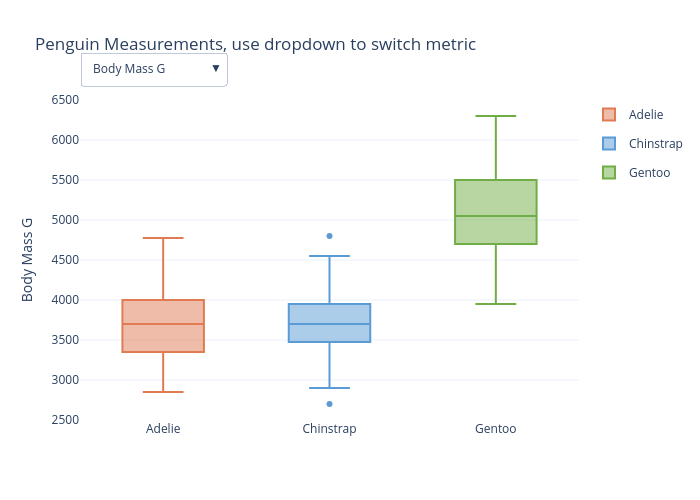

The cell this chart's notebook holds for it:
### Markdown cell above
<a id="d8-dropdown"></a>

### D8 · Dropdown Menu (Graph Objects)

`plotly.graph_objects` lets you build multi-trace figures with custom controls. Here a dropdown switches the displayed measurement without reloading the chart.

[↑ Appendix](#appendix)

### Code cell
metrics = ["body_mass_g", "flipper_length_mm", "bill_length_mm", "bill_depth_mm"]
species_list = sorted(df["species"].unique())
colours = {"Adelie": "#E07B54", "Chinstrap": "#5B9BD5", "Gentoo": "#70AD47"}

fig = go.Figure()

# Add one Box trace per metric × species combination
for metric in metrics:
    for species in species_list:
        fig.add_trace(
            go.Box(
                y=df[df["species"] == species][metric],
                name=species,
                marker_color=colours[species],
                visible=(metric == metrics[0]),  # only first metric visible at start
                legendgroup=species,
                showlegend=(
                    metric == metrics[0]
                ),  # legend entries for first metric only
            )
        )

n = len(species_list)
buttons = [
    dict(
        label=m.replace("_", " ").title(),
        method="update",
        args=[
            {"visible": [i // n == j for i in range(len(metrics) * n)]},
            {"yaxis.title.text": m.replace("_", " ").title()},
        ],
    )
    for j, m in enumerate(metrics)
]

fig.update_layout(
    updatemenus=[
        dict(
            buttons=buttons,
            direction="down",
            showactive=True,
            x=0.0,
            xanchor="left",
            y=1.15,
            yanchor="top",
        )
    ],
    title="Penguin Measurements, use dropdown to switch metric",
    yaxis_title=metrics[0].replace("_", " ").title(),
    template="plotly_white",
    width=700,
    height=500,
)
fig.show()
# Edit: add more column names to metrics= to give users more options
# Edit: replace go.Box with go.Violin to change plot type

### Figure 1 — Plotly figure (JSON) as saved in the notebook; plotly's stock layout.template omitted (floating-point values rounded to 4 significant figures; data arrays with more than 128 entries replaced by an {"elided": "..."} marker saying what was removed)
{"data": [{"legendgroup": "Adelie", "marker": {"color": "#E07B54"}, "name": "Adelie", "showlegend": true, "type": "box", "visible": true, "y": {"elided": "146 float values"}}, {"legendgroup": "Chinstrap", "marker": {"color": "#5B9BD5"}, "name": "Chinstrap", "showlegend": true, "type": "box", "visible": true, "y": [3500.0, 3900.0, 3650.0, 3525.0, 3725.0, 3950.0, 3250.0, 3750.0, 4150.0, 3700.0, 3800.0, 3775.0, 3700.0, 4050.0, 3575.0, 4050.0, 3300.0, 3700.0, 3450.0, 4400.0, 3600.0, 3400.0, 2900.0, 3800.0, 3300.0, 4150.0, 3400.0, 3800.0, 3700.0, 4550.0, 3200.0, 4300.0, 3350.0, 4100.0, 3600.0, 3900.0, 3850.0, 4800.0, 2700.0, 4500.0, 3950.0, 3650.0, 3550.0, 3500.0, 3675.0, 4450.0, 3400.0, 4300.0, 3250.0, 3675.0, 3325.0, 3950.0, 3600.0, 4050.0, 3350.0, 3450.0, 3250.0, 4050.0, 3800.0, 3525.0, 3950.0, 3650.0, 3650.0, 4000.0, 3400.0, 3775.0, 4100.0, 3775.0]}, {"legendgroup": "Gentoo", "marker": {"color": "#70AD47"}, "name": "Gentoo", "showlegend": true, "type": "box", "visible": true, "y": [4500.0, 5700.0, 4450.0, 5700.0, 5400.0, 4550.0, 4800.0, 5200.0, 4400.0, 5150.0, 4650.0, 5550.0, 4650.0, 5850.0, 4200.0, 5850.0, 4150.0, 6300.0, 4800.0, 5350.0, 5700.0, 5000.0, 4400.0, 5050.0, 5000.0, 5100.0, 5650.0, 4600.0, 5550.0, 5250.0, 4700.0, 5050.0, 6050.0, 5150.0, 5400.0, 4950.0, 5250.0, 4350.0, 5350.0, 3950.0, 5700.0, 4300.0, 4750.0, 5550.0, 4900.0, 4200.0, 5400.0, 5100.0, 5300.0, 4850.0, 5300.0, 4400.0, 5000.0, 4900.0, 5050.0, 4300.0, 5000.0, 4450.0, 5550.0, 4200.0, 5300.0, 4400.0, 5650.0, 4700.0, 5700.0, 5800.0, 4700.0, 5550.0, 4750.0, 5000.0, 5100.0, 5200.0, 4700.0, 5800.0, 4600.0, 6000.0, 4750.0, 5950.0, 4625.0, 5450.0, 4725.0, 5350.0, 4750.0, 5600.0, 4600.0, 5300.0, 4875.0, 5550.0, 4950.0, 5400.0, 4750.0, 5650.0, 4850.0, 5200.0, 4925.0, 4875.0, 4625.0, 5250.0, 4850.0, 5600.0, 4975.0, 5500.0, 5500.0, 4700.0, 5500.0, 4575.0, 5500.0, 5000.0, 5950.0, 4650.0, 5500.0, 4375.0, 5850.0, 6000.0, 4925.0, 4850.0, 5750.0, 5200.0, 5400.0]}, {"legendgroup": "Adelie", "marker": {"color": "#E07B54"}, "name": "Adelie", "showlegend": false, "type": "box", "visible": false, "y": {"elided": "146 float values"}}, {"legendgroup": "Chinstrap", "marker": {"color": "#5B9BD5"}, "name": "Chinstrap", "showlegend": false, "type": "box", "visible": false, "y": [192.0, 196.0, 193.0, 188.0, 197.0, 198.0, 178.0, 197.0, 195.0, 198.0, 193.0, 194.0, 185.0, 201.0, 190.0, 201.0, 197.0, 181.0, 190.0, 195.0, 181.0, 191.0, 187.0, 193.0, 195.0, 197.0, 200.0, 200.0, 191.0, 205.0, 187.0, 201.0, 187.0, 203.0, 195.0, 199.0, 195.0, 210.0, 192.0, 205.0, 210.0, 187.0, 196.0, 196.0, 196.0, 201.0, 190.0, 212.0, 187.0, 198.0, 199.0, 201.0, 193.0, 203.0, 187.0, 197.0, 191.0, 203.0, 202.0, 194.0, 206.0, 189.0, 195.0, 207.0, 202.0, 193.0, 210.0, 198.0]}, {"legendgroup": "Gentoo", "marker": {"color": "#70AD47"}, "name": "Gentoo", "showlegend": false, "type": "box", "visible": false, "y": [211.0, 230.0, 210.0, 218.0, 215.0, 210.0, 211.0, 219.0, 209.0, 215.0, 214.0, 216.0, 214.0, 213.0, 210.0, 217.0, 210.0, 221.0, 209.0, 222.0, 218.0, 215.0, 213.0, 215.0, 215.0, 215.0, 215.0, 210.0, 220.0, 222.0, 209.0, 207.0, 230.0, 220.0, 220.0, 213.0, 219.0, 208.0, 208.0, 208.0, 225.0, 210.0, 216.0, 222.0, 217.0, 210.0, 225.0, 213.0, 215.0, 210.0, 220.0, 210.0, 225.0, 217.0, 220.0, 208.0, 220.0, 208.0, 224.0, 208.0, 221.0, 214.0, 231.0, 219.0, 230.0, 229.0, 220.0, 223.0, 216.0, 221.0, 221.0, 217.0, 216.0, 230.0, 209.0, 220.0, 215.0, 223.0, 212.0, 221.0, 212.0, 224.0, 212.0, 228.0, 218.0, 218.0, 212.0, 230.0, 218.0, 228.0, 212.0, 224.0, 214.0, 226.0, 216.0, 222.0, 203.0, 225.0, 219.0, 228.0, 215.0, 228.0, 215.0, 210.0, 219.0, 208.0, 209.0, 216.0, 229.0, 213.0, 230.0, 217.0, 230.0, 222.0, 214.0, 215.0, 222.0, 212.0, 213.0]}, {"legendgroup": "Adelie", "marker": {"color": "#E07B54"}, "name": "Adelie", "showlegend": false, "type": "box", "visible": false, "y": {"elided": "146 float values"}}, {"legendgroup": "Chinstrap", "marker": {"color": "#5B9BD5"}, "name": "Chinstrap", "showlegend": false, "type": "box", "visible": false, "y": [46.5, 50.0, 51.3, 45.4, 52.7, 45.2, 46.1, 51.3, 46.0, 51.3, 46.6, 51.7, 47.0, 52.0, 45.9, 50.5, 50.3, 58.0, 46.4, 49.2, 42.4, 48.5, 43.2, 50.6, 46.7, 52.0, 50.5, 49.5, 46.4, 52.8, 40.9, 54.2, 42.5, 51.0, 49.7, 47.5, 47.6, 52.0, 46.9, 53.5, 49.0, 46.2, 50.9, 45.5, 50.9, 50.8, 50.1, 49.0, 51.5, 49.8, 48.1, 51.4, 45.7, 50.7, 42.5, 52.2, 45.2, 49.3, 50.2, 45.6, 51.9, 46.8, 45.7, 55.8, 43.5, 49.6, 50.8, 50.2]}, {"legendgroup": "Gentoo", "marker": {"color": "#70AD47"}, "name": "Gentoo", "showlegend": false, "type": "box", "visible": false, "y": [46.1, 50.0, 48.7, 50.0, 47.6, 46.5, 45.4, 46.7, 43.3, 46.8, 40.9, 49.0, 45.5, 48.4, 45.8, 49.3, 42.0, 49.2, 46.2, 48.7, 50.2, 45.1, 46.5, 46.3, 42.9, 46.1, 47.8, 48.2, 50.0, 47.3, 42.8, 45.1, 59.6, 49.1, 48.4, 42.6, 44.4, 44.0, 48.7, 42.7, 49.6, 45.3, 49.6, 50.5, 43.6, 45.5, 50.5, 44.9, 45.2, 46.6, 48.5, 45.1, 50.1, 46.5, 45.0, 43.8, 45.5, 43.2, 50.4, 45.3, 46.2, 45.7, 54.3, 45.8, 49.8, 49.5, 43.5, 50.7, 47.7, 46.4, 48.2, 46.5, 46.4, 48.6, 47.5, 51.1, 45.2, 45.2, 49.1, 52.5, 47.4, 50.0, 44.9, 50.8, 43.4, 51.3, 47.5, 52.1, 47.5, 52.2, 45.5, 49.5, 44.5, 50.8, 49.4, 46.9, 48.4, 51.1, 48.5, 55.9, 47.2, 49.1, 46.8, 41.7, 53.4, 43.3, 48.1, 50.5, 49.8, 43.5, 51.5, 46.2, 55.1, 48.8, 47.2, 46.8, 50.4, 45.2, 49.9]}, {"legendgroup": "Adelie", "marker": {"color": "#E07B54"}, "name": "Adelie", "showlegend": false, "type": "box", "visible": false, "y": {"elided": "146 float values"}}, {"legendgroup": "Chinstrap", "marker": {"color": "#5B9BD5"}, "name": "Chinstrap", "showlegend": false, "type": "box", "visible": false, "y": [17.9, 19.5, 19.2, 18.7, 19.8, 17.8, 18.2, 18.2, 18.9, 19.9, 17.8, 20.3, 17.3, 18.1, 17.1, 19.6, 20.0, 17.8, 18.6, 18.2, 17.3, 17.5, 16.6, 19.4, 17.9, 19.0, 18.4, 19.0, 17.8, 20.0, 16.6, 20.8, 16.7, 18.8, 18.6, 16.8, 18.3, 20.7, 16.6, 19.9, 19.5, 17.5, 19.1, 17.0, 17.9, 18.5, 17.9, 19.6, 18.7, 17.3, 16.4, 19.0, 17.3, 19.7, 17.3, 18.8, 16.6, 19.9, 18.8, 19.4, 19.5, 16.5, 17.0, 19.8, 18.1, 18.2, 19.0, 18.7]}, {"legendgroup": "Gentoo", "marker": {"color": "#70AD47"}, "name": "Gentoo", "showlegend": false, "type": "box", "visible": false, "y": [13.2, 16.3, 14.1, 15.2, 14.5, 13.5, 14.6, 15.3, 13.4, 15.4, 13.7, 16.1, 13.7, 14.6, 14.6, 15.7, 13.5, 15.2, 14.5, 15.1, 14.3, 14.5, 14.5, 15.8, 13.1, 15.1, 15.0, 14.3, 15.3, 15.3, 14.2, 14.5, 17.0, 14.8, 16.3, 13.7, 17.3, 13.6, 15.7, 13.7, 16.0, 13.7, 15.0, 15.9, 13.9, 13.9, 15.9, 13.3, 15.8, 14.2, 14.1, 14.4, 15.0, 14.4, 15.4, 13.9, 15.0, 14.5, 15.3, 13.8, 14.9, 13.9, 15.7, 14.2, 16.8, 16.2, 14.2, 15.0, 15.0, 15.6, 15.6, 14.8, 15.0, 16.0, 14.2, 16.3, 13.8, 16.4, 14.5, 15.6, 14.6, 15.9, 13.8, 17.3, 14.4, 14.2, 14.0, 17.0, 15.0, 17.1, 14.5, 16.1, 14.7, 15.7, 15.8, 14.6, 14.4, 16.5, 15.0, 17.0, 15.5, 15.0, 16.1, 14.7, 15.8, 14.0, 15.1, 15.2, 15.9, 15.2, 16.3, 14.1, 16.0, 16.2, 13.7, 14.3, 15.7, 14.8, 16.1]}], "layout": {"height": 500, "title": {"text": "Penguin Measurements, use dropdown to switch metric"}, "updatemenus": [{"buttons": [{"args": [{"visible": [true, true, true, false, false, false, false, false, false, false, false, false]}, {"yaxis.title.text": "Body Mass G"}], "label": "Body Mass G", "method": "update"}, {"args": [{"visible": [false, false, false, true, true, true, false, false, false, false, false, false]}, {"yaxis.title.text": "Flipper Length Mm"}], "label": "Flipper Length Mm", "method": "update"}, {"args": [{"visible": [false, false, false, false, false, false, true, true, true, false, false, false]}, {"yaxis.title.text": "Bill Length Mm"}], "label": "Bill Length Mm", "method": "update"}, {"args": [{"visible": [false, false, false, false, false, false, false, false, false, true, true, true]}, {"yaxis.title.text": "Bill Depth Mm"}], "label": "Bill Depth Mm", "method": "update"}], "direction": "down", "showactive": true, "x": 0, "xanchor": "left", "y": 1.15, "yanchor": "top"}], "width": 700, "yaxis": {"title": {"text": "Body Mass G"}}}}
